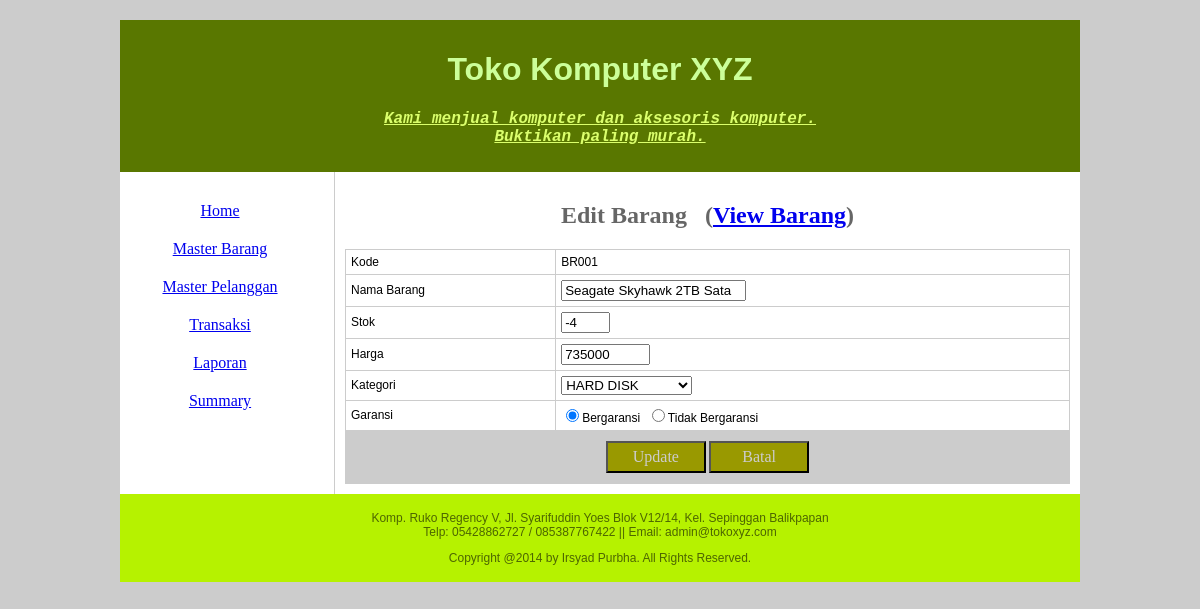
Screenshot of /Pertemuan14/index.php?page=edit_barang&kdbrg=BR001 with the database file from the repository.
### tables this page shows
CREATE TABLE `barang` (
  `kdbrg` varchar(5) NOT NULL,
  `brg_nama` varchar(50) NOT NULL,
  `brg_harga` float NOT NULL,
  `brg_stok` int(11) NOT NULL,
  `brg_kategori` varchar(50) NOT NULL,
  `brg_garansi` int(11) NOT NULL,
  `brg_create` datetime NOT NULL,
  `brg_update` timestamp NULL DEFAULT NULL ON UPDATE current_timestamp(),
  PRIMARY KEY (`kdbrg`)
);

### Pertemuan14/barang/data_barang.php (called while the page is built, shortened)
<?php
	function ambil_barang($kode=NULL)
	{
		$konek = con();
		if ($kode != NULL) { $cari="WHERE kdbrg = '$kode'"; } else { $cari=""; }
		$query = mysqli_query($konek,"SELECT * FROM barang $cari ORDER BY kdbrg ASC");
		if (!$query) { echo mysqli_error($konek); } else { return $query; }
	}
?>

### Pertemuan14/barang/edit_barang.php (the view, shortened to what this page needs)
<?php
	$data = ambil_barang($_GET['kdbrg']);
	while($row = mysqli_fetch_array($data))
	{
		$kdbrg = $row['kdbrg'];
		$brg_nama = $row['brg_nama'];
		$brg_harga = $row['brg_harga'];
		$brg_stok = $row['brg_stok'];
		$brg_kategori = $row['brg_kategori'];
		$brg_garansi = $row['brg_garansi'];
	}
?>
<h2>
	Edit Barang &nbsp;
	(<a href="index.php?page=master_barang">View Barang</a>)
</h2>
<table>
    <form action="index.php?page=master_barang" method="post" onsubmit="return cekform()">
    <tr><td>Kode</td><td><?php echo $kdbrg ?></td></tr>
    <tr>
    	<td>Nama Barang</td>
        <td>
        	<input type="text" name="brg_nama" maxlength="25" size="20" value="<?php echo $brg_nama ?>">
    	</td>
    </tr>
    <tr>
    	<td>Stok</td>
        <td>
        	<input type="text" name="brg_stok" maxlength="5" size="3" value="<?php echo $brg_stok ?>">
        </td>
    </tr>
    <tr>
    	<td>Harga</td>
        <td>
        	<input type="text" name="brg_harga" maxlength="10" size="8" value="<?php echo $brg_harga ?>">
        </td>
    </tr>
    <tr>
    	<td>Kategori</td>
        <td>
        	<select name="brg_kategori" size="1">
            	<?php echo '<option value="'.$brg_kategori.'">'.$brg_kategori.'</option>'; ?>
            </select>
        </td>
   	</tr>
    <tr>
    	<td>Garansi</td>
        <td>
        	<?php
				if ($brg_garansi == 1)
				{
					echo '<input type="radio" value="1" name="brg_garansi" checked=""checked />Bergaransi &nbsp;';
					echo '<input type="radio" value="0" name="brg_garansi" />Tidak Bergaransi';
				}
				else
				{
					echo '<input type="radio" value="1" name="brg_garansi" />Bergaransi &nbsp;';
					echo '<input type="radio" value="0" name="brg_garansi" checked="checked" />Tidak Bergaransi';
				}
			?>
        </td>
   	</tr>
    <tr>
    	<td colspan="2" class="table_footer">
            <input type="submit" value="Update">&nbsp;<input type="reset" value="Batal">
        </td>
    </tr>
	</form>
</table>

### Pertemuan14/css/table.css (style rules this page uses)
td { border: 1px solid #CCC; font-family: "Trebuchet MS", Arial, Helvetica, sans-serif; font-size: 12px; margin: 0px; padding: 5px; }
table { border-collapse: collapse; padding: 0px; width: 100%; margin: 0px; }
input[type=submit],input[type=reset] { margin: 0px; padding: 5px; font-family: "Comic Sans MS", cursive; font-size: 16px; color: #CCC; background-color: #990; font-weight: normal; width: 100px; }
.table_footer { background-color: #CCC; text-align: center; margin: 0px; padding: 10px; }

### Pertemuan14/css/design.css (style rules this page uses)
h2 { font-family: "Comic Sans MS", cursive; color: #666; text-align: center; width: 100%; }
body { background-color: #CCC; margin: 0px; padding: 0px; }

### rows the page displays
barang: kdbrg "BR001", brg_nama "Seagate Skyhawk 2TB Sata", brg_stok "-4", brg_harga "735000", brg_kategori "HARD DISK"
